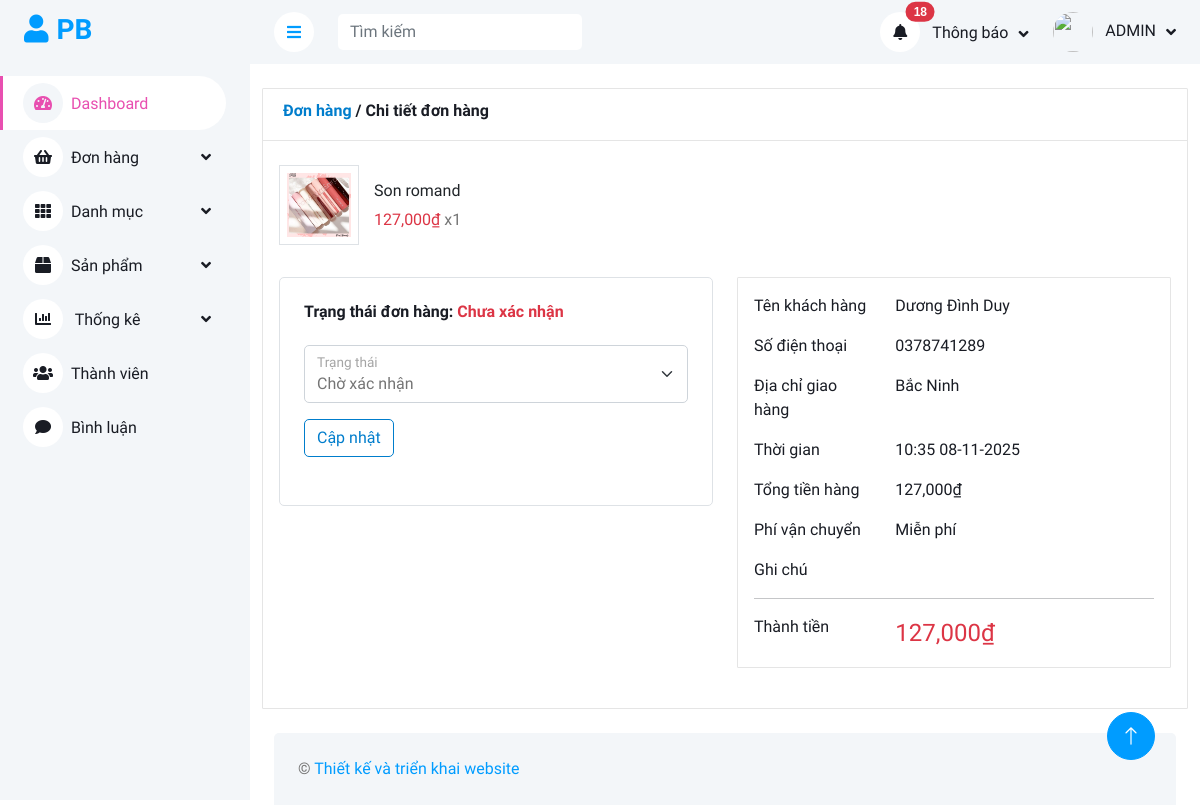
Screenshot of /admin/index.php?quanli=cap-nhat-don-hang&id=162 (signed in) with the database file from the repository.
### tables this page shows
CREATE TABLE `orders` (
  `order_id` int(11) NOT NULL,
  `user_id` int(11) NOT NULL,
  `date` datetime NOT NULL DEFAULT current_timestamp(),
  `total` int(11) NOT NULL,
  `address` varchar(255) NOT NULL,
  `phone` varchar(10) NOT NULL,
  `note` text NOT NULL,
  `payment_method` varchar(50) NOT NULL DEFAULT 'cod',
  `status` tinyint(1) NOT NULL DEFAULT 1,
  `momo_order_id` varchar(50) DEFAULT NULL
);

CREATE TABLE `products` (
  `product_id` int(11) NOT NULL,
  `category_id` int(11) NOT NULL,
  `name` varchar(255) NOT NULL,
  `image` varchar(255) NOT NULL,
  `quantity` int(11) NOT NULL,
  `sell_quantity` int(11) NOT NULL DEFAULT 0,
  `price` int(11) NOT NULL,
  `sale_price` int(11) NOT NULL,
  `create_date` datetime NOT NULL DEFAULT current_timestamp(),
  `views` int(11) NOT NULL DEFAULT 0,
  `details` text NOT NULL,
  `short_description` text NOT NULL,
  `status` tinyint(1) NOT NULL DEFAULT 1
);

CREATE TABLE `orderdetails` (
  `orderdetails_id` int(11) NOT NULL,
  `order_id` int(11) NOT NULL,
  `product_id` int(11) NOT NULL,
  `quantity` int(11) NOT NULL,
  `price` int(11) NOT NULL
);

CREATE TABLE `users` (
  `user_id` int(11) NOT NULL,
  `username` varchar(100) NOT NULL COMMENT 'Tên đăng nhập',
  `password` varchar(255) NOT NULL,
  `full_name` varchar(255) NOT NULL COMMENT 'Họ tên',
  `image` varchar(255) NOT NULL,
  `email` varchar(255) NOT NULL,
  `phone` varchar(10) NOT NULL,
  `address` varchar(255) NOT NULL,
  `role` tinyint(1) NOT NULL DEFAULT 0 COMMENT '0 là khách hàng 1 là nhân viên',
  `active` tinyint(1) NOT NULL DEFAULT 1
);

### admin/models_admin/pdo_library.php (called while the page is built, shortened)
<?php
function pdo_query($sql){
    $sql_args = array_slice(func_get_args(), 1);
    try{
        $conn = pdo_get_connection();
        $stmt = $conn->prepare($sql);
        $stmt->execute($sql_args);
        $rows = $stmt->fetchAll();
        return $rows;
    }
    catch(PDOException $e){
        throw $e;
    }
    finally{
        unset($conn);
    }
}
?>

### admin/models_admin/OrderModel.php (called while the page is built, shortened)
<?php
    class OrderModel{
        public function getFullOrderInformation($order_id) {
            $sql = "
                    SELECT
                    orders.order_id,
                    orders.user_id,
                    orders.date AS order_date,
                    orders.total,
                    orders.address AS order_address,
                    orders.phone AS order_phone,
                    orders.note,
                    orders.status,
                    users.full_name,
                    users.email,
                    users.phone AS user_phone,
                    orderdetails.product_id,
                    orderdetails.quantity,
                    orderdetails.price,
                    products.name AS product_name,
                    products.image AS product_image
                FROM
                    orders
                JOIN
                    users ON orders.user_id = users.user_id
                JOIN
                    orderdetails ON orders.order_id = orderdetails.order_id
                JOIN
                    products ON orderdetails.product_id = products.product_id
                WHERE orders.order_id = ?
            ";
            return pdo_query($sql, $order_id);
        }
    }
?>

### admin/models_admin/BaseModel.php (called while the page is built, shortened)
<?php
    class BaseModel{
        public function date_format($date, $plus_day) {
            $datetime = new DateTime($date);
            return $formatted_date = $datetime->format('H:i d-m-Y');
        }
    }
    $BaseModel = new BaseModel();
?>

### admin/don-hang/edit.php (the view, shortened to what this page needs)
<?php
    if(isset($_GET['id']) && $_GET['id'] >0) {
        $order_id = $_GET['id'];
    }else {
    }
    $order_details = $OrderModel->getFullOrderInformation($order_id);
    foreach ($order_details as $value) {
        extract($value);
    }
    $order_status = 'Chưa xác nhận';
    $date_formated = $BaseModel->date_format($order_date, '');
?>
<div class="container pt-4">
    <article class="card">
        <header class="card-header text-dark">
                <h6 >
                    <a href="index.php?quanli=danh-sach-don-hang" class="link-not-hover">Đơn hàng</a>
                    / Chi tiết đơn hàng
                </h6>
        </header>
        <div class="card-body mt-2">
            <ul class="row">
                <?php
                foreach ($order_details as $value) {
                    extract($value);
                ?>
                <li class="col-md-4">
                    <figure class="itemside mb-3">
                        <div class="aside"><img src="../upload/<?=$product_image?>" class="img-sm border"></div>
                        <figcaption class="info align-self-center">
                            <p class="title"><?=$product_name?> <br> </p>
                            <span class="text-danger"><?=number_format($price)?>₫ </span><span>x<?=$quantity?></span>
                        </figcaption>
                    </figure>
                </li>
                <?php
                }
                ?>
            </ul>
            <div class="row">
                <div class="col-lg-6">
                    <div class="bg-custom rounded border" style="background-color: #ffff;">
                        <div class="p-4">
                            <h6 class="mb-4">
                                Trạng thái đơn hàng: <span class="text-danger"><?=$order_status?></span>
                            </h6>
                            <?php
                                function getStatusName($statusValue) {
                                    switch ($statusValue) {
                                        case 1:
                                            return 'Chờ xác nhận';
                                        case 2:
                                            return 'Đã xác nhận';
                                        case 3:
                                            return 'Đang giao';
                                        case 4:
                                            return 'Giao thành công';
                                    }
                                }
                            ?>
                            <form action="" method="post">
                                <div class="form-floating mb-3">
                                    <select name="status" class="form-select" id="floatingSelect" aria-label="Floating label select example" >
                                        <?php
                                        $status_options = [1, 2, 3, 4];
                                        foreach ($status_options as $option_value) {
                                            $selected = ($option_value == $status) ? 'selected' : '';
                                            echo "<option value='$option_value' $selected>";
                                            echo getStatusName($option_value);
                                            echo "</option>";
                                        }
                                        ?>
                                    </select>
                                    <label for="floatingSelect">Trạng thái</label>
                                </div>
                                <h6 class="mb-4">
                                    <input type="submit" name="update_status_order" value="Cập nhật" class="btn btn-custom">
                                </h6>
                            </form>
                        </div>
                    </div>
                </div>
                <div class="col-lg-6">
                    <div class="card mb-4 bg-custom" style="background-color: #ffff;">
                        <div class="card-body text-dark">
                            <div class="row mb-3">
                                <div class="col-sm-4">
                                    <p class="mb-0 text-right">Tên khách hàng</p>
                                </div>
                                <div class="col-sm-8">
                                    <p class="mb-0 text-right"><?=$full_name?></p>
                                </div>
                            </div>
                            <div class="row mb-3">
                                <div class="col-sm-4">
                                    <p class="mb-0 text-right">Số điện thoại</p>
                                </div>
                                <div class="col-sm-8">
                                    <p class="mb-0 text-right"><?=$order_phone?></p>
                                </div>
                            </div>
                            <div class="row mb-3">
                                <div class="col-sm-4">
                                    <p class="mb-0 text-right">Địa chỉ giao hàng</p>
                                </div>
                                <div class="col-sm-8">
                                    <p class="mb-0 text-right"><?=$order_address?></p>
                                </div>
                            </div>
                            <div class="row mb-3">
                                <div class="col-sm-4">
                                    <p class="mb-0 text-right">Thời gian</p>
                                </div>
                                <div class="col-sm-8">
                                    <p class="mb-0 text-right"><?=$date_formated?></p>
                                </div>
                            </div>
                            <div class="row mb-3">
                                <div class="col-sm-4">
                                    <p class="mb-0 text-right">Tổng tiền hàng</p>
                                </div>
                                <div class="col-sm-8">
                                    <p class="mb-0 text-right">
                                        <?=number_format($total)?>₫
                                    </p>
                                </div>
                            </div>
                            <div class="row mb-3">
                                <div class="col-sm-4">
                                    <p class="mb-0 text-right">Phí vận chuyển</p>
                                </div>
                                <div class="col-sm-8">
                                    <p class="mb-0 text-right">Miễn phí</p>
                                </div>
                            </div>
                            <div class="row">
                                <div class="col-sm-4">
                                    <p class="mb-0 text-right">Ghi chú</p>
                                </div>
                                <div class="col-sm-8">
                                </div>
                            </div>
                            <hr>
                            <div class="row">
                                <div class="col-sm-4">
                                    <p class="mb-0 text-right">Thành tiền</p>
                                </div>
                                <div class="col-sm-8">
                                    <p style="font-size: 1.5rem;" class="mb-0 text-right text-danger fw-500">
                                        <?=number_format($total)?>₫
                                    </p>
                                </div>
                            </div>
                        </div>
                    </div>
                </div>
            </div>
        </div>
    </article>
</div>

### admin/public_admin/css/style.css (style rules this page uses)
:root { --primary: #e84fb0; --light: #F3F6F9; --dark: #191C24; }
.btn { transition: .5s; }
.card { position: relative; display: -webkit-box; display: -ms-flexbox; display: flex; -webkit-box-orient: vertical; -webkit-box-direction: normal; -ms-flex-direction: column; flex-direction: column; min-width: 0; word-wrap: break-word; background-color: #fff; background-clip: border-box; border: 1px solid rgba(0, 0, 0, 0.1); border-radius: 0.10rem }
.card-header:first-child { border-radius: calc(0.37rem - 1px) calc(0.37rem - 1px) 0 0 }
.card-header { padding: 0.75rem 1.25rem; margin-bottom: 0; background-color: #fff; border-bottom: 1px solid rgba(0, 0, 0, 0.1) }
.itemside { position: relative; display: -webkit-box; display: -ms-flexbox; display: flex; width: 100%; }
.itemside .aside { position: relative; -ms-flex-negative: 0; flex-shrink: 0 }
.img-sm { width: 80px; height: 80px; padding: 7px }
ul.row, ul.row-sm { list-style: none; padding: 0 }
.itemside .info { padding-left: 15px; padding-right: 7px }
.itemside .title { display: block; margin-bottom: 5px; color: #212529 }
p { margin-top: 0; margin-bottom: 1rem }

### admin/public_admin/css/custom.css (style rules this page uses)
.link-not-hover { color: #007dcc; }
.btn-custom { color: #007dcc; background-color: white; border-color: #007dcc; }
.bg-custom { background-color: #F5F5F5; }

### rows the page displays
orders: products.image (picture), products.name "Son romand", orderdetails.price "127,000", orderdetails.quantity "1", user.full_name "Dương Đình Duy", phone "0378741289", address "Bắc Ninh", date "10:35 08-11-2025", total "127,000"

### other values shown
$count "18"
$order_status "Chưa xác nhận"
form field status "Chờ xác nhận"
